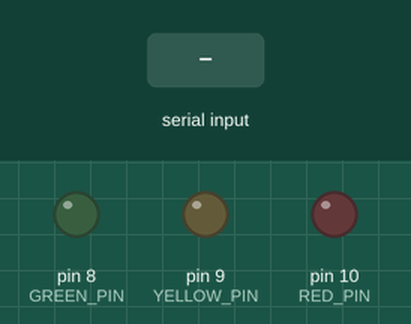
Recording of a sketch running on a simulated Arduino Uno, built with avr-gcc and run on an emulated ATmega328P. Shown: output pins drawn as LEDs (lit = HIGH). Inputs (shaded band) come from the test bench.

Above: at 1.2 s.
1.3 s: "G" received over Serial
At 2.4 s:
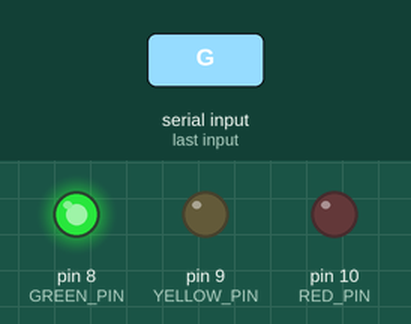
2.8 s: "Y" received over Serial
At 3.6 s:
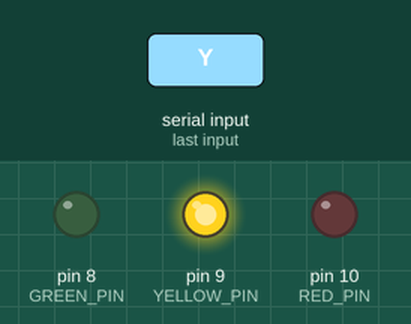
4.3 s: "R" received over Serial
At 4.7 s:
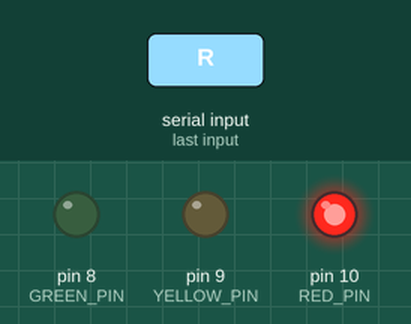
5.8 s: "1" received over Serial
At 7.1 s:
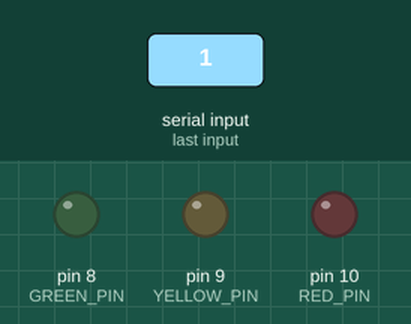
Timing chart, 0 to 8.3 s (numbered marks = the images above; inputs shaded):
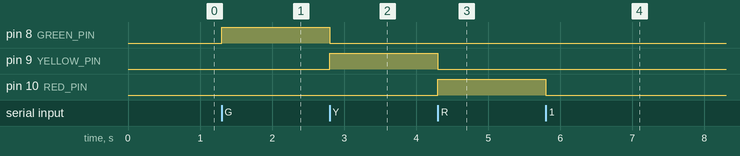

The sketch:

nutrient.ino
```cpp
const int GREEN_PIN = 8;
const int YELLOW_PIN = 9;
const int RED_PIN = 10;

void setup() {
  pinMode(GREEN_PIN, OUTPUT);
  pinMode(YELLOW_PIN, OUTPUT);
  pinMode(RED_PIN, OUTPUT);
  digitalWrite(GREEN_PIN, LOW);
  digitalWrite(YELLOW_PIN, LOW);
  digitalWrite(RED_PIN, LOW);
  Serial.begin(9600);
}

void loop() {
  if (Serial.available() > 0) {
    char signal = Serial.read();
    digitalWrite(GREEN_PIN, LOW);
    digitalWrite(YELLOW_PIN, LOW);
    digitalWrite(RED_PIN, LOW);
    if (signal == 'G') {
      digitalWrite(GREEN_PIN, HIGH);
    } else if (signal == 'Y') {
      digitalWrite(YELLOW_PIN, HIGH);
    } else if (signal == 'R') {
      digitalWrite(RED_PIN, HIGH);
    }
  }
}
```

Measured:
- after the input at 1.3 s, pin 8 (GREEN_PIN): LOW → HIGH at once
- after the input at 2.8 s, pin 8 (GREEN_PIN): HIGH → LOW at once; pin 9 (YELLOW_PIN): LOW → HIGH at once
- after the input at 4.3 s, pin 9 (YELLOW_PIN): HIGH → LOW at once; pin 10 (RED_PIN): LOW → HIGH at once
- after the input at 5.8 s, pin 10 (RED_PIN): HIGH → LOW at once
